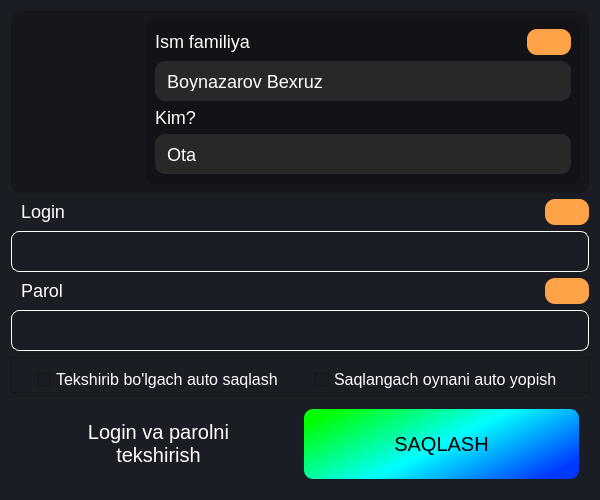
<?xml version="1.0" encoding="UTF-8"?>
<ui version="4.0">
 <class>Frame</class>
 <widget class="QFrame" name="Frame">
  <property name="geometry">
   <rect>
    <x>0</x>
    <y>0</y>
    <width>600</width>
    <height>500</height>
   </rect>
  </property>
  <property name="minimumSize">
   <size>
    <width>600</width>
    <height>500</height>
   </size>
  </property>
  <property name="maximumSize">
   <size>
    <width>700</width>
    <height>500</height>
   </size>
  </property>
  <property name="windowTitle">
   <string>Login va parolni taxrirlash</string>
  </property>
  <property name="windowIcon">
   <iconset>
    <normaloff>icons/main-icon.png</normaloff>icons/main-icon.png</iconset>
  </property>
  <property name="styleSheet">
   <string notr="true">*{
background-color: rgb(27, 29, 36);
color: white;
font-family: &quot;Mongolian Baiti&quot;;
}
QLabel{
font-size: 18px;
}
QLineEdit{
font-size: 18px;
padding: 4px;
color: white;
}</string>
  </property>
  <layout class="QVBoxLayout" name="verticalLayout">
   <item>
    <widget class="QFrame" name="frame_41">
     <property name="maximumSize">
      <size>
       <width>16777215</width>
       <height>500</height>
      </size>
     </property>
     <property name="styleSheet">
      <string notr="true">*{
border-radius: 10px;
background-color: rgb(0, 0, 0, 0.2);}
QLineEdit{
background-color: rgb(40,40,40);
background-color: rgb(40,40,40);
padding: 10px;
}</string>
     </property>
     <property name="frameShape">
      <enum>QFrame::StyledPanel</enum>
     </property>
     <property name="frameShadow">
      <enum>QFrame::Raised</enum>
     </property>
     <layout class="QHBoxLayout" name="horizontalLayout_21">
      <property name="rightMargin">
       <number>9</number>
      </property>
      <item>
       <widget class="QFrame" name="frame_46">
        <property name="styleSheet">
         <string notr="true">background-color: rgb(0, 0, 0,0);</string>
        </property>
        <property name="frameShape">
         <enum>QFrame::NoFrame</enum>
        </property>
        <property name="frameShadow">
         <enum>QFrame::Raised</enum>
        </property>
        <layout class="QVBoxLayout" name="verticalLayout_19">
         <property name="spacing">
          <number>0</number>
         </property>
         <property name="leftMargin">
          <number>0</number>
         </property>
         <property name="topMargin">
          <number>0</number>
         </property>
         <property name="rightMargin">
          <number>0</number>
         </property>
         <property name="bottomMargin">
          <number>0</number>
         </property>
         <item>
          <widget class="QLabel" name="label_52">
           <property name="minimumSize">
            <size>
             <width>120</width>
             <height>120</height>
            </size>
           </property>
           <property name="maximumSize">
            <size>
             <width>120</width>
             <height>120</height>
            </size>
           </property>
           <property name="cursor">
            <cursorShape>ArrowCursor</cursorShape>
           </property>
           <property name="text">
            <string/>
           </property>
           <property name="pixmap">
            <pixmap>icons/girl.png</pixmap>
           </property>
           <property name="scaledContents">
            <bool>true</bool>
           </property>
           <property name="alignment">
            <set>Qt::AlignCenter</set>
           </property>
          </widget>
         </item>
        </layout>
       </widget>
      </item>
      <item>
       <widget class="QFrame" name="frame_42">
        <property name="styleSheet">
         <string notr="true">QLabel{
	background-color: rgb(0, 0, 0, 0);
}</string>
        </property>
        <property name="frameShape">
         <enum>QFrame::StyledPanel</enum>
        </property>
        <property name="frameShadow">
         <enum>QFrame::Raised</enum>
        </property>
        <layout class="QVBoxLayout" name="verticalLayout_18">
         <property name="rightMargin">
          <number>9</number>
         </property>
         <item>
          <widget class="QFrame" name="frame_31">
           <property name="styleSheet">
            <string notr="true">background-color: none;</string>
           </property>
           <property name="frameShape">
            <enum>QFrame::StyledPanel</enum>
           </property>
           <property name="frameShadow">
            <enum>QFrame::Raised</enum>
           </property>
           <layout class="QHBoxLayout" name="horizontalLayout_31">
            <property name="spacing">
             <number>6</number>
            </property>
            <property name="leftMargin">
             <number>0</number>
            </property>
            <property name="topMargin">
             <number>0</number>
            </property>
            <property name="rightMargin">
             <number>0</number>
            </property>
            <property name="bottomMargin">
             <number>0</number>
            </property>
            <item>
             <widget class="QLabel" name="label_50">
              <property name="sizePolicy">
               <sizepolicy hsizetype="Preferred" vsizetype="Maximum">
                <horstretch>0</horstretch>
                <verstretch>0</verstretch>
               </sizepolicy>
              </property>
              <property name="text">
               <string>Ism familiya</string>
              </property>
             </widget>
            </item>
            <item>
             <widget class="QPushButton" name="copy_phone_9">
              <property name="sizePolicy">
               <sizepolicy hsizetype="Maximum" vsizetype="Fixed">
                <horstretch>0</horstretch>
                <verstretch>0</verstretch>
               </sizepolicy>
              </property>
              <property name="cursor">
               <cursorShape>PointingHandCursor</cursorShape>
              </property>
              <property name="focusPolicy">
               <enum>Qt::ClickFocus</enum>
              </property>
              <property name="styleSheet">
               <string notr="true">QPushButton{
padding: 6px 6px;
background-color: rgb(255, 163, 72);
}
QPushButton:focus{
background-color: rgb(163, 255, 72);
}
</string>
              </property>
              <property name="text">
               <string/>
              </property>
              <property name="icon">
               <iconset>
                <normaloff>icons/copy.png</normaloff>
                <activeoff>icons/check-active.png</activeoff>
                <activeon>icons/check-active.png</activeon>
                <selectedoff>icons/check-active.png</selectedoff>
                <selectedon>icons/check-active.png</selectedon>icons/copy.png</iconset>
              </property>
             </widget>
            </item>
           </layout>
          </widget>
         </item>
         <item>
          <widget class="QLineEdit" name="lineEdit_21">
           <property name="text">
            <string>Boynazarov Bexruz</string>
           </property>
           <property name="readOnly">
            <bool>true</bool>
           </property>
          </widget>
         </item>
         <item>
          <widget class="QFrame" name="frame_32">
           <property name="styleSheet">
            <string notr="true">background-color: none;</string>
           </property>
           <property name="frameShape">
            <enum>QFrame::StyledPanel</enum>
           </property>
           <property name="frameShadow">
            <enum>QFrame::Raised</enum>
           </property>
           <layout class="QHBoxLayout" name="horizontalLayout_32">
            <property name="spacing">
             <number>6</number>
            </property>
            <property name="leftMargin">
             <number>0</number>
            </property>
            <property name="topMargin">
             <number>0</number>
            </property>
            <property name="rightMargin">
             <number>0</number>
            </property>
            <property name="bottomMargin">
             <number>0</number>
            </property>
            <item>
             <widget class="QLabel" name="label_60">
              <property name="sizePolicy">
               <sizepolicy hsizetype="Preferred" vsizetype="Maximum">
                <horstretch>0</horstretch>
                <verstretch>0</verstretch>
               </sizepolicy>
              </property>
              <property name="text">
               <string>Kim?</string>
              </property>
             </widget>
            </item>
           </layout>
          </widget>
         </item>
         <item>
          <widget class="QLineEdit" name="lineEdit_22">
           <property name="text">
            <string>Ota</string>
           </property>
           <property name="readOnly">
            <bool>true</bool>
           </property>
          </widget>
         </item>
        </layout>
       </widget>
      </item>
     </layout>
    </widget>
   </item>
   <item>
    <widget class="QFrame" name="frame_34">
     <property name="styleSheet">
      <string notr="true">border-radius: 10px;
background-color: none;</string>
     </property>
     <property name="frameShape">
      <enum>QFrame::StyledPanel</enum>
     </property>
     <property name="frameShadow">
      <enum>QFrame::Raised</enum>
     </property>
     <layout class="QHBoxLayout" name="horizontalLayout_34">
      <property name="spacing">
       <number>6</number>
      </property>
      <property name="leftMargin">
       <number>0</number>
      </property>
      <property name="topMargin">
       <number>0</number>
      </property>
      <property name="rightMargin">
       <number>0</number>
      </property>
      <property name="bottomMargin">
       <number>0</number>
      </property>
      <item>
       <widget class="QLabel" name="label_62">
        <property name="sizePolicy">
         <sizepolicy hsizetype="Preferred" vsizetype="Maximum">
          <horstretch>0</horstretch>
          <verstretch>0</verstretch>
         </sizepolicy>
        </property>
        <property name="text">
         <string>  Login</string>
        </property>
       </widget>
      </item>
      <item>
       <widget class="QPushButton" name="copy_phone_12">
        <property name="sizePolicy">
         <sizepolicy hsizetype="Maximum" vsizetype="Fixed">
          <horstretch>0</horstretch>
          <verstretch>0</verstretch>
         </sizepolicy>
        </property>
        <property name="cursor">
         <cursorShape>PointingHandCursor</cursorShape>
        </property>
        <property name="focusPolicy">
         <enum>Qt::ClickFocus</enum>
        </property>
        <property name="styleSheet">
         <string notr="true">QPushButton{
padding: 6px 6px;
background-color: rgb(255, 163, 72);
}
QPushButton:focus{
background-color: rgb(163, 255, 72);
}
</string>
        </property>
        <property name="text">
         <string/>
        </property>
        <property name="icon">
         <iconset>
          <normaloff>icons/copy.png</normaloff>
          <activeoff>icons/check-active.png</activeoff>icons/copy.png</iconset>
        </property>
       </widget>
      </item>
     </layout>
    </widget>
   </item>
   <item>
    <widget class="QLineEdit" name="lineEdit_20">
     <property name="styleSheet">
      <string notr="true">QLineEdit{
padding: 8px;
border-radius: 8px;
border:1px solid white;}

QLineEdit:focus{
border-color: cyan;
}</string>
     </property>
     <property name="text">
      <string/>
     </property>
     <property name="readOnly">
      <bool>false</bool>
     </property>
     <property name="cursorMoveStyle">
      <enum>Qt::VisualMoveStyle</enum>
     </property>
    </widget>
   </item>
   <item>
    <widget class="QFrame" name="frame_33">
     <property name="styleSheet">
      <string notr="true">
border-radius: 10px;
background-color: none;</string>
     </property>
     <property name="frameShape">
      <enum>QFrame::StyledPanel</enum>
     </property>
     <property name="frameShadow">
      <enum>QFrame::Raised</enum>
     </property>
     <layout class="QHBoxLayout" name="horizontalLayout_33">
      <property name="spacing">
       <number>6</number>
      </property>
      <property name="leftMargin">
       <number>0</number>
      </property>
      <property name="topMargin">
       <number>0</number>
      </property>
      <property name="rightMargin">
       <number>0</number>
      </property>
      <property name="bottomMargin">
       <number>0</number>
      </property>
      <item>
       <widget class="QLabel" name="label_61">
        <property name="sizePolicy">
         <sizepolicy hsizetype="Preferred" vsizetype="Maximum">
          <horstretch>0</horstretch>
          <verstretch>0</verstretch>
         </sizepolicy>
        </property>
        <property name="text">
         <string>  Parol</string>
        </property>
       </widget>
      </item>
      <item>
       <widget class="QPushButton" name="copy_phone_11">
        <property name="sizePolicy">
         <sizepolicy hsizetype="Maximum" vsizetype="Fixed">
          <horstretch>0</horstretch>
          <verstretch>0</verstretch>
         </sizepolicy>
        </property>
        <property name="cursor">
         <cursorShape>PointingHandCursor</cursorShape>
        </property>
        <property name="focusPolicy">
         <enum>Qt::ClickFocus</enum>
        </property>
        <property name="styleSheet">
         <string notr="true">QPushButton{
padding: 6px 6px;
background-color: rgb(255, 163, 72);
}
QPushButton:focus{
background-color: rgb(163, 255, 72);
}
</string>
        </property>
        <property name="text">
         <string/>
        </property>
        <property name="icon">
         <iconset>
          <normaloff>icons/copy.png</normaloff>
          <activeoff>icons/check-active.png</activeoff>icons/copy.png</iconset>
        </property>
       </widget>
      </item>
     </layout>
    </widget>
   </item>
   <item>
    <widget class="QLineEdit" name="lineEdit_19">
     <property name="styleSheet">
      <string notr="true">QLineEdit{
padding: 8px;
border-radius: 8px;
border:1px solid white;}

QLineEdit:focus{
border-color: cyan;
}</string>
     </property>
     <property name="text">
      <string/>
     </property>
     <property name="cursorMoveStyle">
      <enum>Qt::VisualMoveStyle</enum>
     </property>
    </widget>
   </item>
   <item>
    <widget class="QFrame" name="frame">
     <property name="styleSheet">
      <string notr="true">text-align: center;
font-size: 16px;

</string>
     </property>
     <property name="frameShape">
      <enum>QFrame::StyledPanel</enum>
     </property>
     <property name="frameShadow">
      <enum>QFrame::Raised</enum>
     </property>
     <layout class="QHBoxLayout" name="horizontalLayout">
      <property name="leftMargin">
       <number>0</number>
      </property>
      <property name="topMargin">
       <number>9</number>
      </property>
      <property name="rightMargin">
       <number>0</number>
      </property>
      <property name="bottomMargin">
       <number>0</number>
      </property>
      <item>
       <widget class="QCheckBox" name="checkBox">
        <property name="sizePolicy">
         <sizepolicy hsizetype="Maximum" vsizetype="Maximum">
          <horstretch>0</horstretch>
          <verstretch>0</verstretch>
         </sizepolicy>
        </property>
        <property name="cursor">
         <cursorShape>PointingHandCursor</cursorShape>
        </property>
        <property name="text">
         <string>Tekshirib bo'lgach auto saqlash</string>
        </property>
       </widget>
      </item>
      <item>
       <widget class="QCheckBox" name="checkBox_2">
        <property name="sizePolicy">
         <sizepolicy hsizetype="Maximum" vsizetype="Maximum">
          <horstretch>0</horstretch>
          <verstretch>0</verstretch>
         </sizepolicy>
        </property>
        <property name="cursor">
         <cursorShape>PointingHandCursor</cursorShape>
        </property>
        <property name="text">
         <string>Saqlangach oynani auto yopish</string>
        </property>
       </widget>
      </item>
     </layout>
    </widget>
   </item>
   <item>
    <widget class="QFrame" name="frame_23">
     <property name="styleSheet">
      <string notr="true">background-color: none;</string>
     </property>
     <property name="frameShape">
      <enum>QFrame::NoFrame</enum>
     </property>
     <property name="frameShadow">
      <enum>QFrame::Raised</enum>
     </property>
     <layout class="QHBoxLayout" name="horizontalLayout_23">
      <item>
       <widget class="QPushButton" name="pushButton_13">
        <property name="cursor">
         <cursorShape>PointingHandCursor</cursorShape>
        </property>
        <property name="styleSheet">
         <string notr="true">QPushButton{
border-radius: 10px;
padding: 10px;
font-size: 20px;
color: white;
}

QPushButton:hover{
border-color:  black;
	background-color: rgb(0,20,20);
}</string>
        </property>
        <property name="text">
         <string>Login va parolni
tekshirish</string>
        </property>
       </widget>
      </item>
      <item>
       <widget class="QPushButton" name="pushButton_12">
        <property name="cursor">
         <cursorShape>PointingHandCursor</cursorShape>
        </property>
        <property name="styleSheet">
         <string notr="true">QPushButton{
border-radius: 10px;
padding: 22px;
font-size: 20px;
color: black;
	background-color: qlineargradient(spread:pad, x1:0, y1:0.227, x2:1, y2:0.739, stop:0 rgba(0, 255, 0, 255), stop:0.507389 rgba(0, 255, 255, 255), stop:1 rgba(0, 56, 255, 255));
border: 2px solid rgb(0,0,0,0);
}
QPushButton:hover{
border-color:  black;
	background-color: rgb(0, 255, 77);
}</string>
        </property>
        <property name="text">
         <string>SAQLASH</string>
        </property>
       </widget>
      </item>
     </layout>
    </widget>
   </item>
  </layout>
 </widget>
 <resources/>
 <connections/>
</ui>
